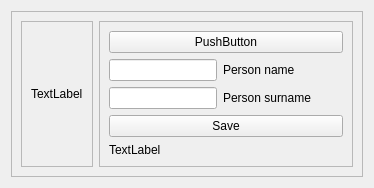
<?xml version="1.0" encoding="UTF-8"?>
<ui version="4.0">
 <class>Item</class>
 <widget class="QWidget" name="Item">
  <property name="geometry">
   <rect>
    <x>0</x>
    <y>0</y>
    <width>374</width>
    <height>184</height>
   </rect>
  </property>
  <property name="sizePolicy">
   <sizepolicy hsizetype="Expanding" vsizetype="Expanding">
    <horstretch>0</horstretch>
    <verstretch>0</verstretch>
   </sizepolicy>
  </property>
  <property name="windowTitle">
   <string>Form</string>
  </property>
  <layout class="QHBoxLayout" name="horizontalLayout">
   <item>
    <widget class="QFrame" name="frame">
     <property name="sizePolicy">
      <sizepolicy hsizetype="Expanding" vsizetype="Expanding">
       <horstretch>0</horstretch>
       <verstretch>0</verstretch>
      </sizepolicy>
     </property>
     <property name="frameShape">
      <enum>QFrame::StyledPanel</enum>
     </property>
     <property name="frameShadow">
      <enum>QFrame::Raised</enum>
     </property>
     <layout class="QHBoxLayout" name="horizontalLayout_3">
      <item>
       <layout class="QHBoxLayout" name="horizontalLayout_2">
        <item>
         <widget class="QFrame" name="frame_2">
          <property name="frameShape">
           <enum>QFrame::StyledPanel</enum>
          </property>
          <property name="frameShadow">
           <enum>QFrame::Raised</enum>
          </property>
          <layout class="QVBoxLayout" name="verticalLayout_4">
           <item>
            <layout class="QVBoxLayout" name="verticalLayout">
             <item>
              <widget class="QLabel" name="label">
               <property name="text">
                <string>TextLabel</string>
               </property>
              </widget>
             </item>
            </layout>
           </item>
          </layout>
         </widget>
        </item>
        <item>
         <widget class="QFrame" name="frame_3">
          <property name="frameShape">
           <enum>QFrame::StyledPanel</enum>
          </property>
          <property name="frameShadow">
           <enum>QFrame::Raised</enum>
          </property>
          <layout class="QVBoxLayout" name="verticalLayout_3">
           <item>
            <layout class="QVBoxLayout" name="verticalLayout_2">
             <item>
              <widget class="QPushButton" name="pushButton">
               <property name="text">
                <string>PushButton</string>
               </property>
              </widget>
             </item>
             <item>
              <layout class="QFormLayout" name="formLayout">
               <item row="0" column="0">
                <widget class="QLineEdit" name="PersonNameEdit"/>
               </item>
               <item row="0" column="1">
                <widget class="QLabel" name="label_3">
                 <property name="text">
                  <string>Person name</string>
                 </property>
                </widget>
               </item>
               <item row="1" column="0">
                <widget class="QLineEdit" name="PersonSurnameEdit"/>
               </item>
               <item row="1" column="1">
                <widget class="QLabel" name="label_4">
                 <property name="text">
                  <string>Person surname</string>
                 </property>
                </widget>
               </item>
              </layout>
             </item>
             <item>
              <widget class="QPushButton" name="Save">
               <property name="text">
                <string>Save</string>
               </property>
              </widget>
             </item>
             <item>
              <widget class="QLabel" name="label_2">
               <property name="text">
                <string>TextLabel</string>
               </property>
              </widget>
             </item>
            </layout>
           </item>
          </layout>
         </widget>
        </item>
       </layout>
      </item>
     </layout>
    </widget>
   </item>
  </layout>
 </widget>
 <resources/>
 <connections/>
</ui>
